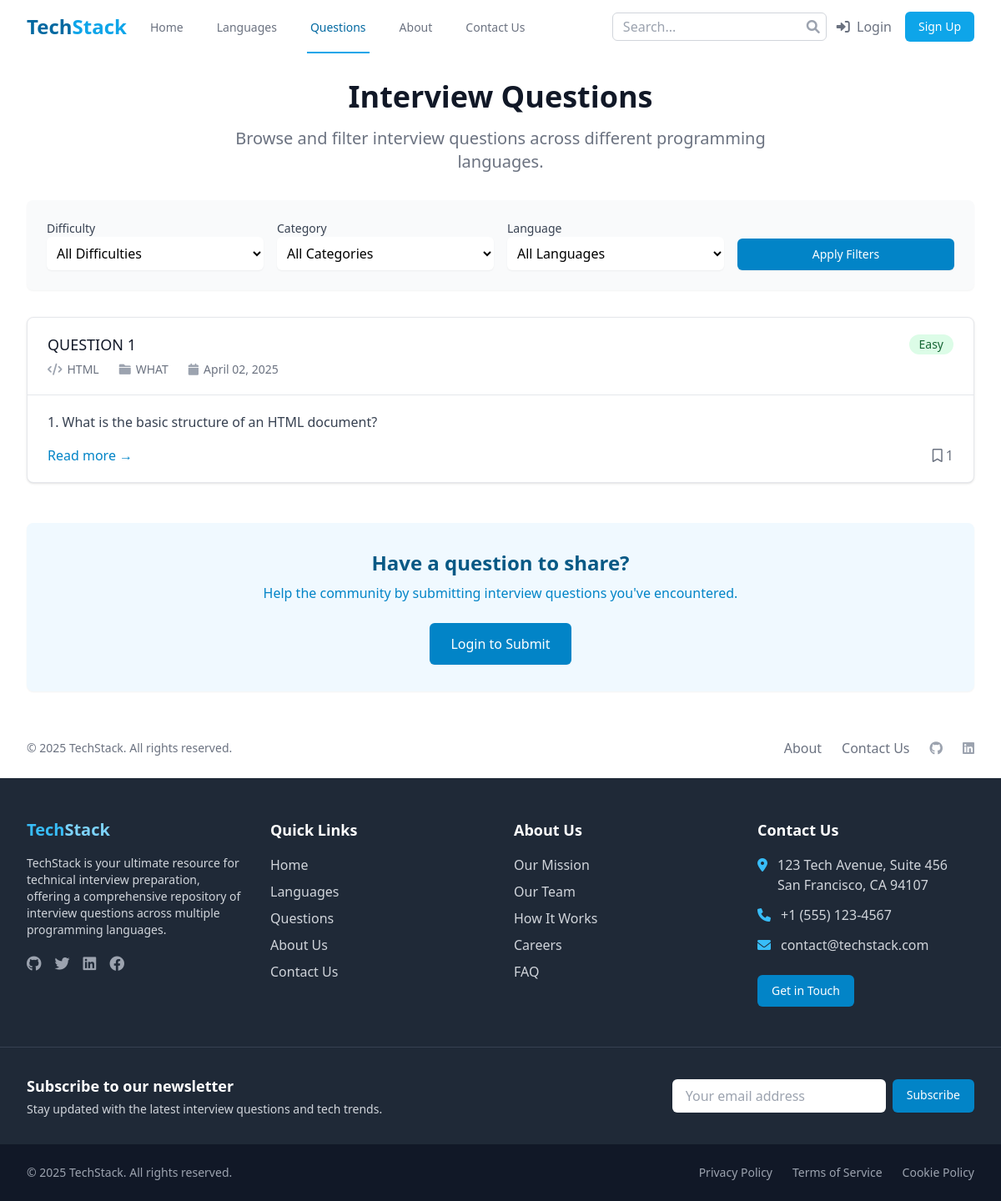
Page /questions/ on the earlier database version.
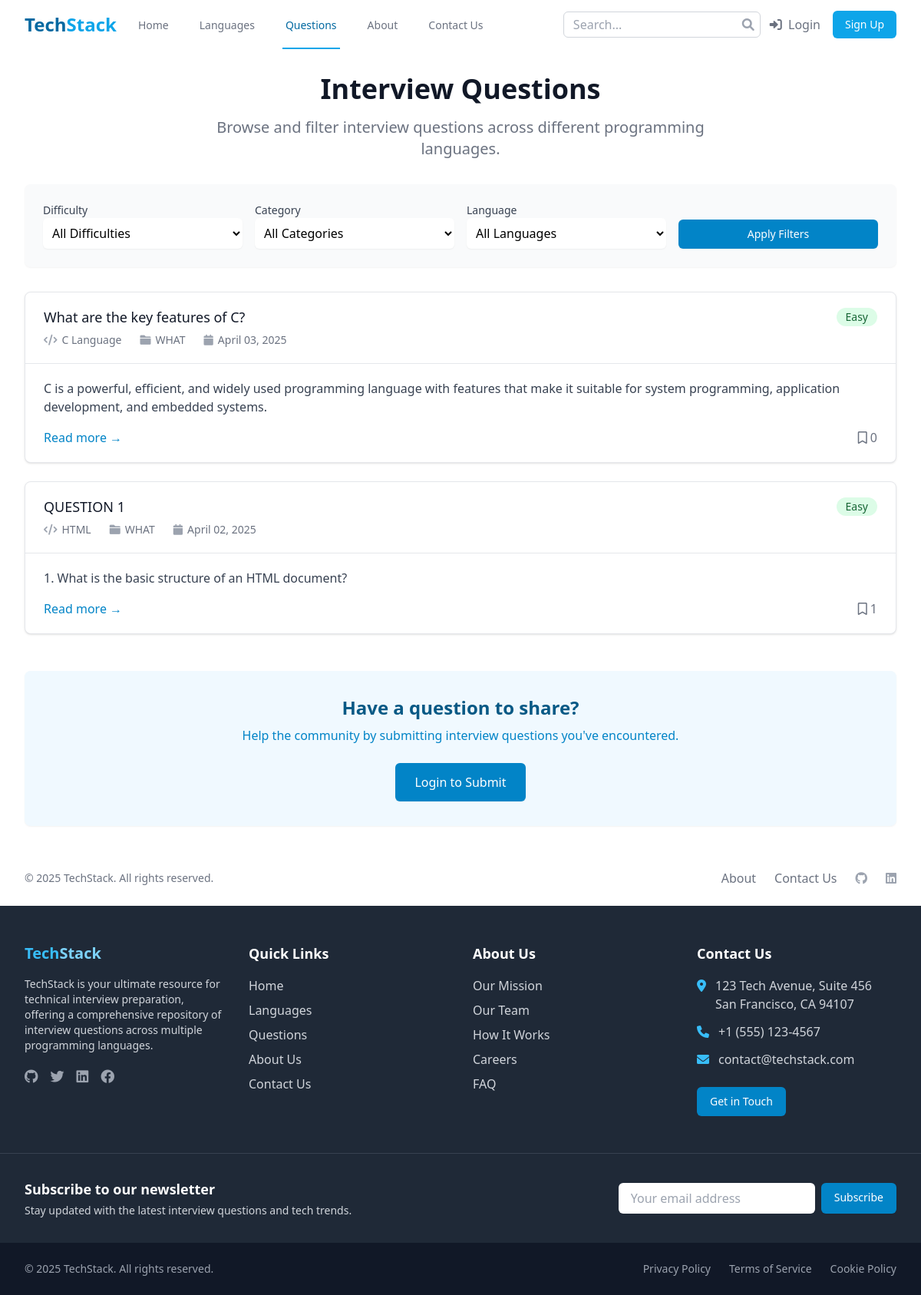
Same page on the later database version.
### questions/models.py (models this page shows, shortened)
class Question(models.Model):
    title = models.CharField(max_length=255)
    slug = models.SlugField(unique=True, blank=True)
    content = models.TextField()
    code_snippet = models.TextField(blank=True, null=True)
    difficulty = models.CharField(
        max_length=10,
        choices=DifficultyLevel.choices,
        default=DifficultyLevel.MEDIUM
    )
    language = models.ForeignKey(Language, on_delete=models.CASCADE, related_name='questions')
    topics = models.ManyToManyField(Topic, related_name='questions')
    category = models.ForeignKey(Category, on_delete=models.SET_NULL, null=True, related_name='questions')
    created_by = models.ForeignKey(User, on_delete=models.SET_NULL, null=True, related_name='created_questions')
    created_at = models.DateTimeField(auto_now_add=True)
    updated_at = models.DateTimeField(auto_now=True)
    is_approved = models.BooleanField(default=False)
    class Meta:
        ordering = ['-created_at']

class Category(models.Model):
    name = models.CharField(max_length=100, unique=True)
    slug = models.SlugField(unique=True, blank=True)
    def __str__(self):
        return self.name
    class Meta:
        verbose_name_plural = 'Categories'

### languages/models.py (models this page shows, shortened)
class Language(models.Model):
    name = models.CharField(max_length=100)
    slug = models.SlugField(unique=True, blank=True)
    description = models.TextField()
    logo = models.ImageField(upload_to='languages/logos/', blank=True, null=True)
    created_at = models.DateTimeField(auto_now_add=True)
    updated_at = models.DateTimeField(auto_now=True)
    is_featured = models.BooleanField(default=False)
    def __str__(self):
        return self.name
    class Meta:
        ordering = ['name']

### questions/views.py (the view)
# urls.py: path('', views.question_list, name='question_list'),
def question_list(request):
    filter_form = QuestionFilterForm(request.GET)
    questions = Question.objects.filter(is_approved=True)
    if filter_form.is_valid():
        difficulty = filter_form.cleaned_data.get('difficulty')
        category = filter_form.cleaned_data.get('category')
        language = filter_form.cleaned_data.get('language')
        if difficulty:
            questions = questions.filter(difficulty=difficulty)
        if category:
            questions = questions.filter(category=category)
        if language:
            questions = questions.filter(language=language)
    paginator = Paginator(questions, 10)
    page_number = request.GET.get('page')
    page_obj = paginator.get_page(page_number)
    context = {
        'filter_form': filter_form,
        'page_obj': page_obj,
    }
    return render(request, 'questions/question_list.html', context)

### questions/forms.py
class QuestionFilterForm(forms.Form):
    from .models import DifficultyLevel  # Import DifficultyLevel inside the class if needed
    DIFFICULTY_CHOICES = [('', 'All Difficulties')] + list(DifficultyLevel.choices)  # Fix here
    difficulty = forms.ChoiceField(choices=DIFFICULTY_CHOICES, required=False)
    category = forms.ModelChoiceField(
        queryset=Category.objects.all(),
        empty_label="All Categories",
        required=False
    )
    language = forms.ModelChoiceField(
        queryset=Language.objects.all(),
        empty_label="All Languages",
        required=False
    )

### templates/questions/question_list.html (shortened to what the changed rows need)
{% extends 'base.html' %}
{% block content %}
<div class="bg-white">
    <div class="max-w-7xl mx-auto py-8 px-4 sm:px-6 lg:px-8">
        <div class="text-center">
            <h1 class="text-3xl font-extrabold text-gray-900 sm:text-4xl">
                Interview Questions
            </h1>
        </div>
        <div class="mt-8 space-y-6">
            {% for question in page_obj %}
                <div class="bg-white shadow overflow-hidden sm:rounded-lg border border-gray-200 question-card">
                    <div class="px-4 py-5 sm:px-6">
                        <div class="flex items-center justify-between">
                            <h3 class="text-lg leading-6 font-medium text-gray-900">
                                <a href="{% url 'question_detail' question.slug %}" class="hover:text-primary-600">
                                    {{ question.title }}
                                </a>
                            </h3>
                            <span class="inline-flex items-center px-3 py-0.5 rounded-full text-sm font-medium
                                {% if question.difficulty == 'easy' %}
                                    bg-green-100 text-green-800
                                {% elif question.difficulty == 'medium' %}
                                    bg-yellow-100 text-yellow-800
                                {% else %}
                                    bg-red-100 text-red-800
                                {% endif %}
                            ">
                                {{ question.get_difficulty_display }}
                            </span>
                        </div>
                        <div class="mt-1 flex flex-col sm:flex-row sm:flex-wrap sm:mt-0 sm:space-x-6">
                            <div class="mt-2 flex items-center text-sm text-gray-500">
                                <i class="fas fa-code flex-shrink-0 mr-1.5 text-gray-400"></i>
                                {{ question.language.name }}
                            </div>
                            <div class="mt-2 flex items-center text-sm text-gray-500">
                                <i class="fas fa-folder flex-shrink-0 mr-1.5 text-gray-400"></i>
                                {{ question.category.name }}
                            </div>
                            <div class="mt-2 flex items-center text-sm text-gray-500">
                                <i class="fas fa-calendar flex-shrink-0 mr-1.5 text-gray-400"></i>
                                {{ question.created_at|date:"F d, Y" }}
                            </div>
                        </div>
                    </div>
                    <div class="border-t border-gray-200 px-4 py-5 sm:px-6">
                        <p class="text-gray-700">{{ question.content|truncatewords:50 }}</p>
                        <div class="mt-4 flex justify-between">
                            <a href="{% url 'question_detail' question.slug %}" class="text-primary-600 hover:text-primary-700">
                                Read more <span aria-hidden="true">&rarr;</span>
                            </a>
                            <div class="flex items-center text-gray-500">
                                <i class="far fa-bookmark mr-1"></i>
                                <span>{{ question.bookmarks.count }}</span>
                            </div>
                        </div>
                    </div>
                </div>
            {% empty %}
                <div class="text-center py-12 bg-white rounded-lg shadow">
                    <i class="fas fa-search text-4xl text-gray-300"></i>
                    <h3 class="mt-2 text-lg font-medium text-gray-900">No questions found</h3>
                    <p class="mt-1 text-sm text-gray-500">Try adjusting your search or filter criteria.</p>
                </div>
            {% endfor %}
        </div>
        <div class="mt-12 bg-primary-50 rounded-lg shadow-sm p-8 text-center">
            <h2 class="text-2xl font-bold text-primary-800">Have a question to share?</h2>
        </div>
    </div>
</div>
{% endblock %}

Differences in the rows shown:
added Question: title "What are the key features of C?", difficulty "Easy", language.name "C Language", category.name "WHAT", created_at "April 03, 2025", content "C is a powerful, efficient, and widely used programming language with features that make it suitable for system programming, application development, and embedded systems.", bookmarks.count "0"
